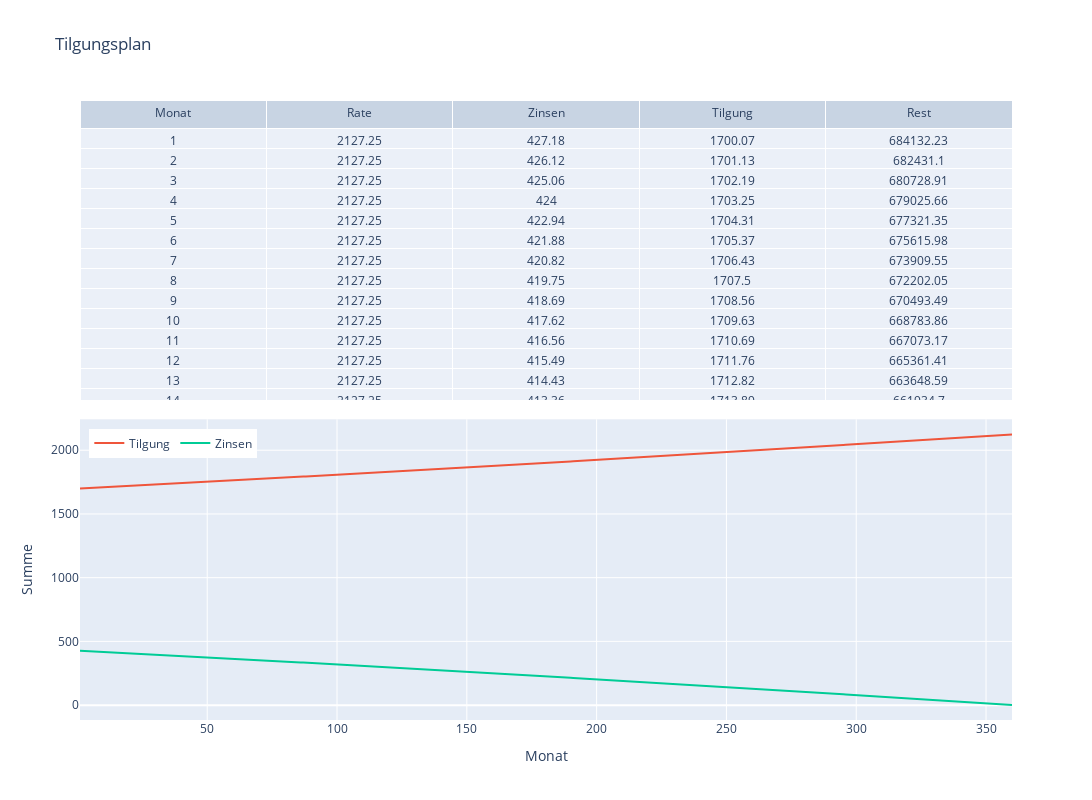

Notebook cell for this chart:
### Code cell
fig = make_subplots(
    rows=2, cols=1,
    vertical_spacing=0.03,
    specs=[[{"type": "table"}],
           [{"type": "scatter"}]
          ]
)

fig.add_trace(
        go.Table(
            header=dict(
                    values=['Monat', 'Rate', 'Zinsen', "Tilgung", 'Rest']
                ),
            cells = dict(
                    values =[month_num, rate, interest_pay_arr, principal_pay_arr, principal_remaining]
                )
            ),
        row=1, col=1
    )

fig.add_trace(
        go.Scatter(
                x=month_num,
                y=principal_pay_arr,
                name= "Tilgung"
            ),
        row=2, col=1
    )

fig.append_trace(
        go.Scatter(
            x=month_num, 
            y=interest_pay_arr,
            name="Zinsen"
        ),
        row=2, col=1
    )



fig.update_layout(title='Tilgungsplan',
                   xaxis_title='Monat',
                   yaxis_title='Summe',
                   height= 800,
                   width = 1200,
                   legend= dict(
                           orientation="h",
                           yanchor='top',
                           y=0.47,
                           xanchor= 'left',
                           x= 0.01
                       )
                  )

### Figure 1 — Plotly figure (JSON) as saved in the notebook; plotly's stock layout.template omitted (floating-point values rounded to 4 significant figures; data arrays with more than 128 entries replaced by an {"elided": "..."} marker saying what was removed)
{"data": [{"cells": {"values": {"elided": "5x360 float values"}}, "domain": {"x": [0, 1], "y": [0.515, 1]}, "header": {"values": ["Monat", "Rate", "Zinsen", "Tilgung", "Rest"]}, "type": "table"}, {"name": "Tilgung", "type": "scatter", "x": {"elided": "360 int values"}, "xaxis": "x", "y": {"elided": "360 float values"}, "yaxis": "y"}, {"name": "Zinsen", "type": "scatter", "x": {"elided": "360 int values"}, "xaxis": "x", "y": {"elided": "360 float values"}, "yaxis": "y"}], "layout": {"height": 800, "legend": {"orientation": "h", "x": 0.01, "xanchor": "left", "y": 0.47, "yanchor": "top"}, "title": {"text": "Tilgungsplan"}, "width": 1200, "xaxis": {"anchor": "y", "domain": [0, 1], "title": {"text": "Monat"}}, "yaxis": {"anchor": "x", "domain": [0, 0.485], "title": {"text": "Summe"}}}}
